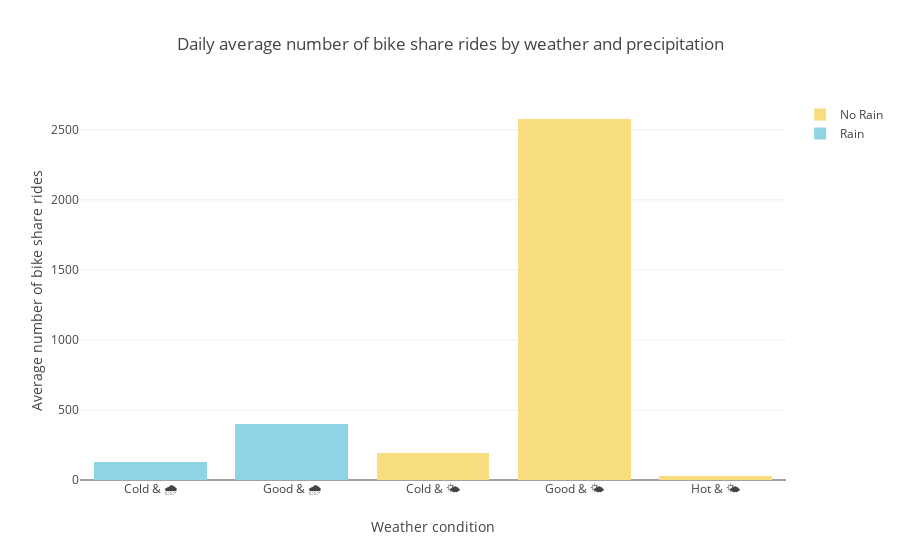

Notebook code for this chart:
### Code cell
trace1 = go.Bar(
    x=['Cold & 🌧', 'Good & 🌧', 'Hot & 🌧'],
    y=rain_ct, marker = dict(color=light_blue),
    name='Rain')
trace2 = go.Bar(
    x=['Cold & 🌤', 'Good & 🌤', 'Hot & 🌤'],
    y=no_rain_ct,
    name='No Rain', marker = dict(color=yellow))

# trace3 = go.Scatter(
#     x=['Cold & 🌧', 'Good & 🌧','Cold & 🌤', 'Good & 🌤', 'Hot & 🌤'],
#     y=[avg]*5,
#     name='Overall average', marker = dict(color=pink))

data = [trace1, trace2]
layout = go.Layout(
    barmode='stack', title = 'Daily average number of bike share rides by weather and precipitation', xaxis=dict(title='Weather condition'),
    yaxis=dict(
        title='Average number of bike share rides'),)

fig = go.Figure(data=data, layout=layout)
iplot(fig, filename = "Weather")

### Figure 1 — Plotly figure (JSON) as saved in the notebook; plotly's stock layout.template omitted (floating-point values rounded to 4 significant figures)
{"data": [{"marker": {"color": "rgb(142, 212, 229)"}, "name": "Rain", "type": "bar", "uid": "284f4c0d-3407-4cc6-801d-7bd924c7e59f", "x": ["Cold & 🌧", "Good & 🌧", "Hot & 🌧"], "y": [126.3, 399.5]}, {"marker": {"color": "rgb(248, 222, 126)"}, "name": "No Rain", "type": "bar", "uid": "45871af2-26af-4813-b8da-18547dac0152", "x": ["Cold & 🌤", "Good & 🌤", "Hot & 🌤"], "y": [193.7, 2577.0, 29.19]}], "layout": {"barmode": "stack", "title": {"text": "Daily average number of bike share rides by weather and precipitation"}, "xaxis": {"title": {"text": "Weather condition"}}, "yaxis": {"title": {"text": "Average number of bike share rides"}}}}
